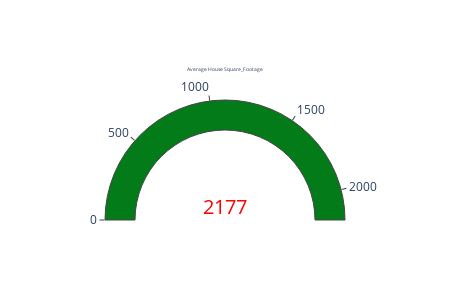

The cell this chart's notebook holds for it:
### Code cell
#1 Tính giá trị trung bình của cột 'price' (giả sử bạn đã có dữ liệu trong df)
average_sqft = df3['Sqft'].mean()

#2 Vẽ biểu đồ Gauge với màu xanh #037B19
fig = go.Figure(go.Indicator(
    mode="gauge+number",
    value= average_sqft,
    title={'text': "Average House Square_Footage"},
    gauge={
        'shape': 'angular',
        'axis': {'range': [0, average_sqft]},  # Giới hạn từ 0 đến giá trị trung bình
        'bar': {'color': '#037B19'},  # Màu thanh gauge
        'steps': [
            {'range': [0, average_sqft], 'color': '#037B19'}  # Bước màu xanh từ 0 đến giá trị trung bình
        ]
    },
    number={'font': {'size': 20, 'color': 'red'}, 'suffix': ''}
))
fig.update_layout(
    height=300,  # Chiều cao (giảm giá trị này để chiều cao nhỏ hơn)
    width=450    # Chiều rộng (giữ nguyên hoặc chỉnh tùy ý)
)
#3 Hiển thị biểu đồ
fig.show()

### Figure 1 — Plotly figure (JSON) as saved in the notebook; plotly's stock layout.template omitted (floating-point values rounded to 4 significant figures)
{"data": [{"gauge": {"axis": {"range": [0, 2177.0]}, "bar": {"color": "#037B19"}, "shape": "angular", "steps": [{"color": "#037B19", "range": [0, 2177.0]}]}, "mode": "gauge+number", "number": {"font": {"color": "red", "size": 20}, "suffix": ""}, "title": {"text": "Average House Square_Footage"}, "type": "indicator", "value": 2177.0}], "layout": {"height": 300, "width": 450}}
